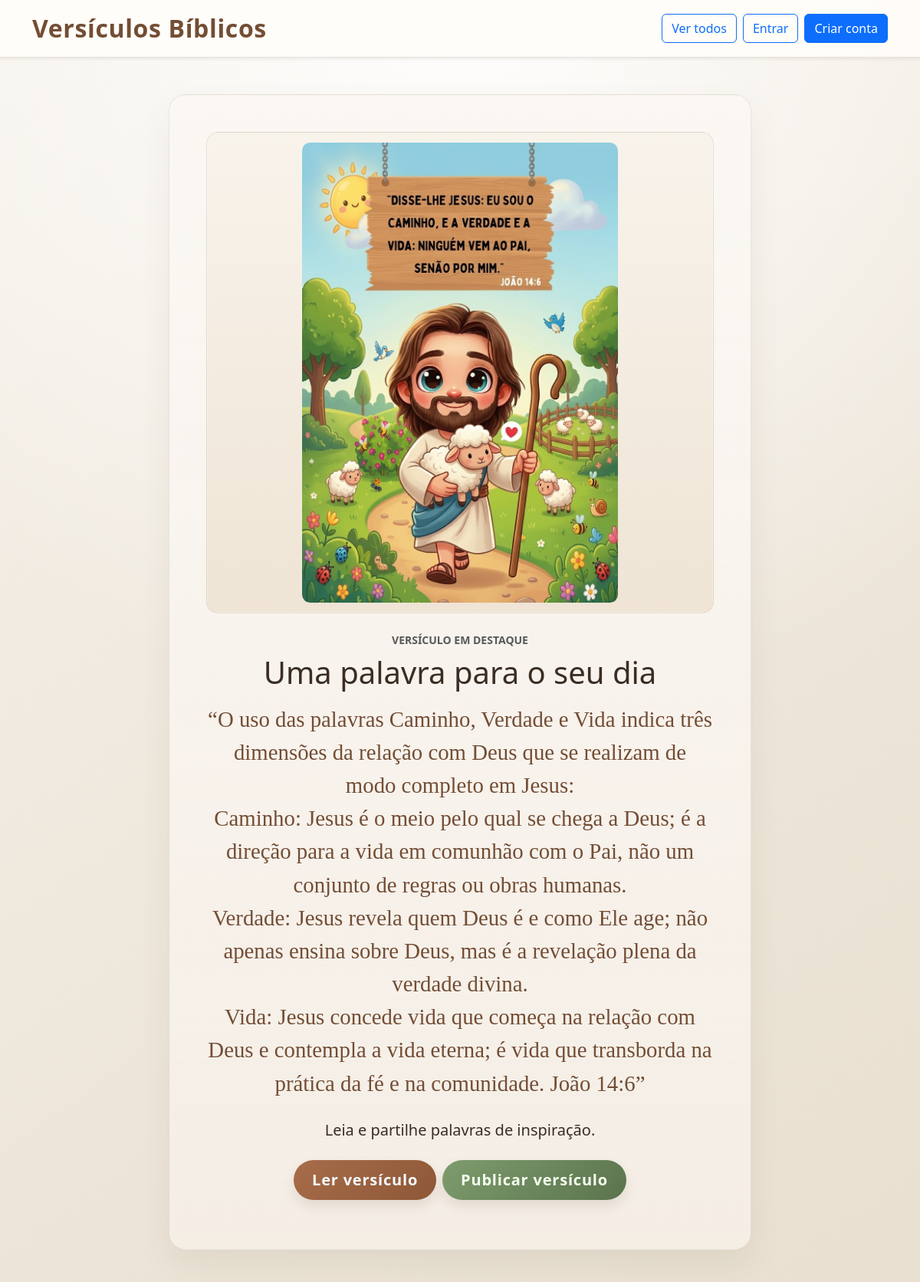
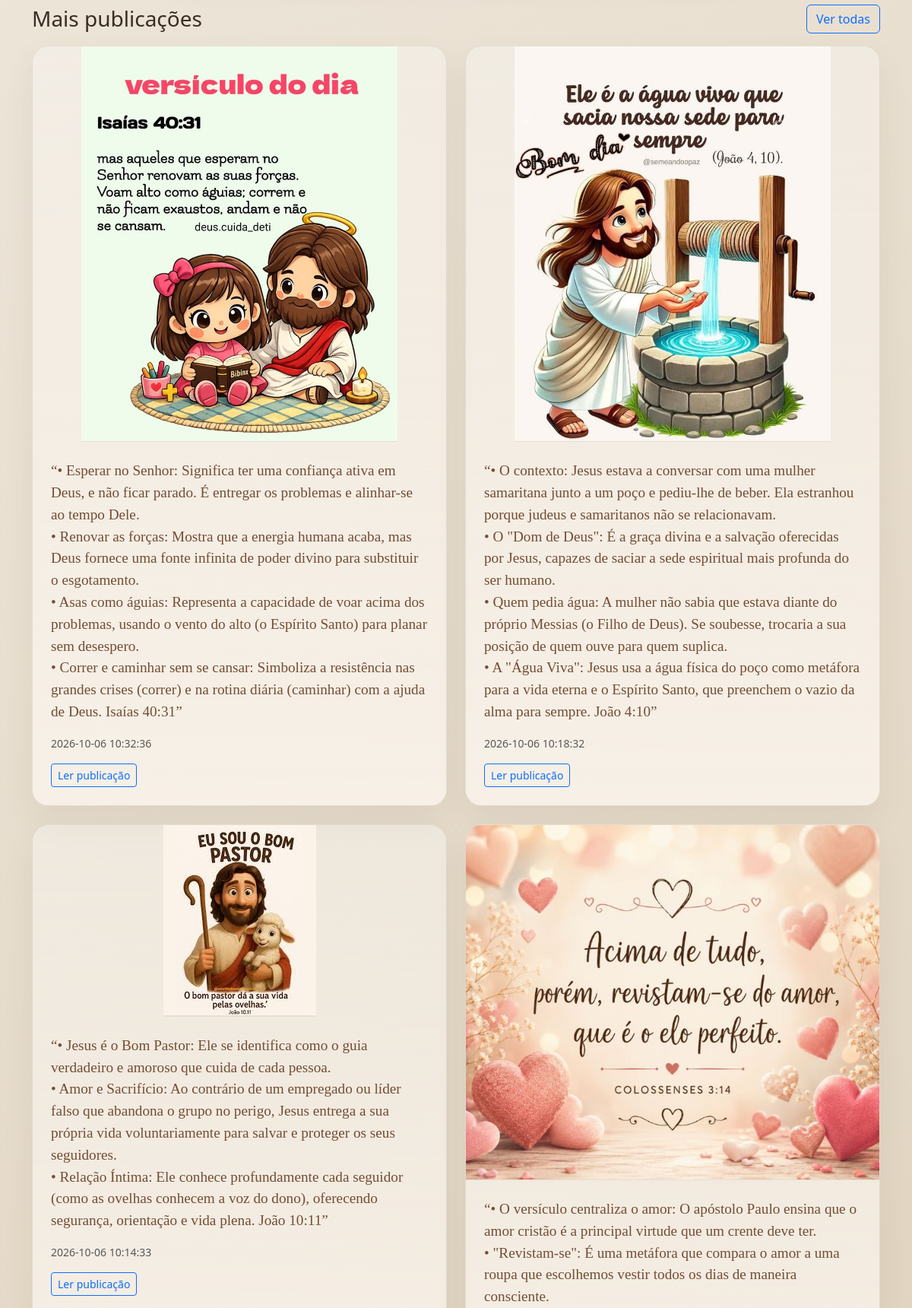
The page / (upper part) on the database its author committed (2 pictures, top to bottom).
### tables this page shows
CREATE TABLE `versiculo` (
  `id` int(11) NOT NULL,
  `usuario_id` int(11) NOT NULL,
  `versiculo` text NOT NULL,
  `foto` varchar(2000) NOT NULL,
  `criado_em` timestamp NOT NULL DEFAULT current_timestamp(),
  `atualizado_em` timestamp NOT NULL DEFAULT current_timestamp() ON UPDATE current_timestamp()
);

### index.php (called while the page is built, shortened)
<?php
require_once __DIR__ . '/model/versiculo.php';
$pdo = require __DIR__ . '/config/database.php';
$controller = new VersiculoController(new Versiculo($pdo), new Usuario($pdo));
$pagina = $_GET['pagina'] ?? 'home';
$controller->handle(is_string($pagina) ? $pagina : 'home');

### model/versiculo.php (called while the page is built, shortened)
<?php
class Versiculo
{
    private PDO $pdo;
    public function __construct(PDO $pdo)
    {
        $this->pdo = $pdo;
    }
    public function maisRecentes(int $limite = 5): array
    {
        $stmt = $this->pdo->prepare(
            'SELECT id, usuario_id, versiculo, foto, criado_em, atualizado_em
             FROM versiculo
             ORDER BY criado_em DESC, id DESC
             LIMIT :limite'
        );
        $stmt->bindValue(':limite', max(1, $limite), PDO::PARAM_INT);
        $stmt->execute();
        return $stmt->fetchAll();
    }
}

### views/home.php (the view, shortened to what this page needs)
<?php
$versiculos = is_array($versiculos ?? null) ? $versiculos : [];
$destaque = $versiculos[0] ?? null;
$recentes = array_slice($versiculos, 1);
$usuarioAtual = is_array($usuarioAtual ?? null) ? $usuarioAtual : null;
?>
<!doctype html>
<html lang="pt">
<head>
    <link href="https://cdn.jsdelivr.net/npm/bootstrap@5.3.3/dist/css/bootstrap.min.css" rel="stylesheet">
    <link rel="stylesheet" href="css/style.css">
</head>
<body>
<nav class="navbar navbar-expand bg-white shadow-sm">
    <div class="container">
        <a class="navbar-brand" href="index.php">Versículos Bíblicos</a>
        <div class="d-flex align-items-center gap-2">
            <a class="btn btn-outline-primary" href="index.php?pagina=listar">Ver todos</a>
            <?php if ($usuarioAtual): ?>
                <span class="d-none d-md-inline text-muted">Olá, <?= htmlspecialchars($usuarioAtual['nome'], ENT_QUOTES | ENT_SUBSTITUTE, 'UTF-8') ?></span>
                <form method="post" action="index.php?pagina=sair" class="m-0">
                    <input type="hidden" name="csrf_token" value="<?= htmlspecialchars($csrfToken, ENT_QUOTES, 'UTF-8') ?>">
                    <button class="btn btn-outline-secondary" type="submit">Sair</button>
                </form>
            <?php else: ?>
                <a class="btn btn-outline-primary" href="index.php?pagina=login">Entrar</a>
                <a class="btn btn-primary" href="index.php?pagina=cadastro">Criar conta</a>
            <?php endif; ?>
        </div>
    </div>
</nav>
<main class="container py-5">
    <?php if ($destaque): ?>
        <section class="home-card mx-auto text-center mb-5">
            <?php if (!empty($destaque['foto'])): ?>
                <div class="photo-frame mb-4">
                    <img src="foto/<?= htmlspecialchars(rawurlencode($destaque['foto']), ENT_QUOTES, 'UTF-8') ?>"
                         class="featured-photo" alt="Imagem do versículo em destaque">
                </div>
            <?php endif; ?>
            <p class="text-uppercase text-muted small fw-bold mb-2">Versículo em destaque</p>
            <h1 class="mb-3">Uma palavra para o seu dia</h1>
            <blockquote class="featured-verse mb-4">
                “<?= nl2br(htmlspecialchars($destaque['versiculo'], ENT_QUOTES | ENT_SUBSTITUTE, 'UTF-8')) ?>”
            </blockquote>
            <p class="lead mb-4">Leia e partilhe palavras de inspiração.</p>
            <div class="d-flex justify-content-center flex-wrap gap-2 mb-3">
                <a class="btn btn-ler btn-lg" href="index.php?pagina=detalhe&amp;id=<?= (int) $destaque['id'] ?>">Ler versículo</a>
                <a class="btn btn-adicionar btn-lg" href="index.php?pagina=inserir">Publicar versículo</a>
            </div>
        </section>
    <?php endif; ?>
    <?php if ($recentes): ?>
        <section aria-labelledby="publicacoes-recentes">
            <div class="d-flex justify-content-between align-items-center flex-wrap gap-2 mb-3">
                <h2 id="publicacoes-recentes" class="h3 mb-0">Mais publicações</h2>
                <a class="btn btn-outline-primary" href="index.php?pagina=listar">Ver todas</a>
            </div>
            <div class="row g-4">
                <?php foreach ($recentes as $item): ?>
                    <div class="col-12 col-md-6">
                        <article class="publication-card h-100">
                            <?php if (!empty($item['foto'])): ?>
                                <img src="foto/<?= htmlspecialchars(rawurlencode($item['foto']), ENT_QUOTES, 'UTF-8') ?>"
                                     class="publication-photo" alt="Imagem da publicação">
                            <?php endif; ?>
                            <div class="p-4">
                                <p class="publication-verse mb-3">
                                    “<?= nl2br(htmlspecialchars($item['versiculo'], ENT_QUOTES | ENT_SUBSTITUTE, 'UTF-8')) ?>”
                                </p>
                                <p class="text-muted small">
                                    <?= htmlspecialchars($item['criado_em'], ENT_QUOTES | ENT_SUBSTITUTE, 'UTF-8') ?>
                                </p>
                                <div class="d-flex flex-wrap gap-2">
                                    <a class="btn btn-sm btn-outline-primary"
                                       href="index.php?pagina=detalhe&amp;id=<?= (int) $item['id'] ?>">
                                        Ler publicação
                                    </a>
                                </div>
                            </div>
                        </article>
                    </div>
                <?php endforeach; ?>
            </div>
        </section>
    <?php endif; ?>
</main>
</body>
</html>

### css/style.css (style rules this page uses)
:root { --color-ink: #3a2d24; --color-accent: #a86e48; --color-accent-dark: #734d34; --color-soft: #f7f0e7; --color-card: #f9f5ef; --color-card-strong: #f0e4d4; --color-bg: #f4efe9; --color-bg-2: #e9dfcf; --color-highlight: #e7f0d8; --color-olive: #68795b; --color-olive-dark: #4d5f43; --color-sky: #dfeef6; }
body { min-height: 100vh; display: flex; flex-direction: column; color: var(--color-ink); background: radial-gradient(circle at top, rgba(255,255,255,0.9), transparent 25%), linear-gradient(145deg, #f6f2eb 0%, #ece4d7 38%, #e0d3bf 100%); font-family: "Segoe UI", Tahoma, Geneva, Verdana, sans-serif; }
main.container { flex: 1; padding-top: 2.2rem; padding-bottom: 3rem; }
.navbar { background-color: rgba(255, 253, 249, 0.96) !important; border-bottom: 1px solid rgba(112, 77, 53, 0.15); box-shadow: 0 2px 12px rgba(85, 65, 48, 0.06); }
.navbar-brand { color: var(--color-accent-dark); font-weight: 700; letter-spacing: 0.02em; font-size: 2rem; }
.home-card, .detail-card, .form-card, .verse-table-wrap, .publication-card { overflow: hidden; border: 1px solid rgba(117, 91, 66, 0.12); border-radius: 1.35rem; background: linear-gradient(180deg, rgba(255,255,255,0.4), rgba(255,255,255,0.12)), #f9f4ee; box-shadow: 0 1.2rem 2.5rem rgba(95, 77, 55, 0.08); }
.home-card { max-width: 760px; padding: clamp(1.5rem, 5vw, 3rem); background: linear-gradient(180deg, rgba(255,255,255,0.36), rgba(243,236,227,0.78)), #f9f4ee; }
.photo-frame { padding: 0.8rem; border: 1px solid rgba(127, 102, 72, 0.15); border-radius: 1rem; background: linear-gradient(180deg, #f8f3eb, #efe4d5); box-shadow: inset 0 0 0 1px rgba(255,255,255,0.35); }
.featured-photo { display: block; width: auto; max-width: 100%; height: auto; max-height: min(75vh, 720px); margin-inline: auto; border-radius: 0.65rem; object-fit: contain; }
.publication-card { overflow: hidden; background: linear-gradient(180deg, rgba(255,255,255,0.34), rgba(248,241,232,0.94)); }
.publication-photo { display: block; width: auto; max-width: 100%; height: auto; max-height: min(65vh, 600px); margin-inline: auto; object-fit: contain; border-bottom: 1px solid rgba(95, 70, 49, 0.08); }
.publication-verse { color: var(--color-accent-dark); font-family: Georgia, "Times New Roman", serif; font-size: 1.2rem; line-height: 1.5; }
.featured-verse { color: var(--color-accent-dark); font-family: Georgia, "Times New Roman", serif; font-size: clamp(1.35rem, 3vw, 1.8rem); line-height: 1.5; text-shadow: 0 1px 0 rgba(255,255,255,0.38); }
.btn-ler, .btn-adicionar { border: 0; border-radius: 999px; padding: 0.7rem 1.5rem; font-weight: 700; letter-spacing: 0.04em; box-shadow: 0 8px 16px rgba(92, 71, 50, 0.12); transition: transform 0.15s ease, box-shadow 0.15s ease; }
.btn-ler { color: #f5fbff; background: linear-gradient(135deg, #a86d4a, #8d5737); }
.btn-adicionar { color: #f5fff0; background: linear-gradient(135deg, #7d9c6d, #5b734d); }

### rows shown on the page
versiculo: foto (picture), versiculo "O uso das palavras Caminho, Verdade e Vida indica três dimensões da relação com Deus que se realizam de modo completo em Jesus: Caminho: Jesus é o meio pelo qual se chega a Deus; é a direção para a vida em comunhão com o Pai, não um conjunto de regras ou obras humanas. Verdade: Jesus revela quem Deus é e como Ele age; não apenas ensina sobre Deus, mas é a revelação plena da verdade divina. Vida: Jesus concede vida que começa na relação com Deus e contempla a vida eterna; é vida que transborda na prática da fé e na comunidade. João 14:6"
versiculo: foto (picture), versiculo "• Esperar no Senhor: Significa ter uma confiança ativa em Deus, e não ficar parado. É entregar os problemas e alinhar-se ao tempo Dele. • Renovar as forças: Mostra que a energia humana acaba, mas Deus fornece uma fonte infinita de poder divino para substituir o esgotamento. • Asas como águias: Representa a capacidade de voar acima dos problemas, usando o vento do alto (o Espírito Santo) para planar sem desespero. • Correr e caminhar sem se cansar: Simboliza a resistência nas grandes crises (correr) e na rotina diária (caminhar) com a ajuda de Deus. Isaías 40:31", criado_em "2026-10-06 10:32:36"
versiculo: foto (picture), versiculo "• O contexto: Jesus estava a conversar com uma mulher samaritana junto a um poço e pediu-lhe de beber. Ela estranhou porque judeus e samaritanos não se relacionavam. • O \"Dom de Deus\": É a graça divina e a salvação oferecidas por Jesus, capazes de saciar a sede espiritual mais profunda do ser humano. • Quem pedia água: A mulher não sabia que estava diante do próprio Messias (o Filho de Deus). Se soubesse, trocaria a sua posição de quem ouve para quem suplica. • A \"Água Viva\": Jesus usa a água física do poço como metáfora para a vida eterna e o Espírito Santo, que preenchem o vazio da alma para sempre. João 4:10", criado_em "2026-10-06 10:18:32"
versiculo: foto (picture), versiculo "• Jesus é o Bom Pastor: Ele se identifica como o guia verdadeiro e amoroso que cuida de cada pessoa. • Amor e Sacrifício: Ao contrário de um empregado ou líder falso que abandona o grupo no perigo, Jesus entrega a sua própria vida voluntariamente para salvar e proteger os seus seguidores. • Relação Íntima: Ele conhece profundamente cada seguidor (como as ovelhas conhecem a voz do dono), oferecendo segurança, orientação e vida plena. João 10:11", criado_em "2026-10-06 10:14:33"
versiculo: foto (picture), versiculo "• O versículo centraliza o amor: O apóstolo Paulo ensina que o amor cristão é a principal virtude que um crente deve ter. • \"Revistam-se\": É uma metáfora que compara o amor a uma roupa que escolhemos vestir todos os dias de maneira consciente."
